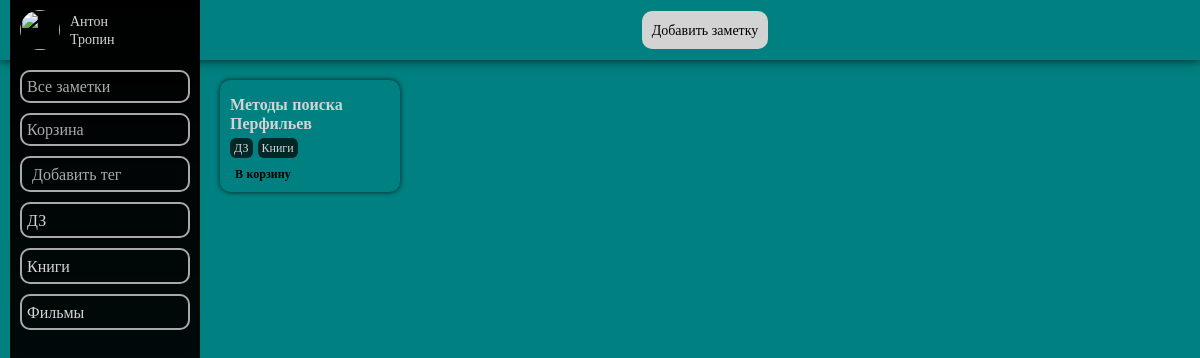
The app's page /notesByTag/6 (signed in) with its own data.
### DiarySiteApp/models.py (models this page shows, shortened)
class Tag(models.Model):
    account = models.ForeignKey(Account, on_delete=models.CASCADE)
    title = models.CharField('название тега', max_length=30, unique=True)
    def __str__(self):
        return self.title
    class Meta:
        verbose_name = 'Тег'
        verbose_name_plural = 'Теги'
        abstract = False

class Note(models.Model):
    account = models.ForeignKey(Account, on_delete=models.CASCADE)
    title = models.CharField('название заметки', max_length=30, null=True, blank=True)
    description = models.TextField('описание заметки', null=True, blank=True)
    planned_date = models.DateTimeField('запланированная дата', null=True, blank=True)
    on_repeat = models.BooleanField('повторяется')
    to_remind = models.BooleanField('напоминание')
    remind_date = models.DateTimeField('дата напоминания', null=True, blank=True)
    on_delete = models.BooleanField('удалено', default=False)
    delete_date = models.DateField('дата удаления', null=True, blank=True, editable=False)
    tag = models.ManyToManyField(Tag, blank=True)
    class Meta:
        verbose_name = 'Заметка'
        verbose_name_plural = 'Заметки'
        abstract = False
    @property
    def tags(self):
        return Tag.objects.filter(note = self)

### DiarySiteApp/views.py (the view)
# urls.py: re_path(r'^notesByTag/(?P<id>\d+)$', views.notesByTag, name = 'notesByTag'),
def notesByTag(request, id):
    user = User.objects.get(pk = request.user.pk)
    tags = user.account.tags
    tag = Tag.objects.get(id = id)
    notes = Note.objects.filter(
    account = user.account
    ).filter(
    tag = tag
    )
    photo = user.account.photo
    context ={
        'tags' : tags,
        'notes' : notes,
        'photo' : photo,
        'title' : f'{tag.title}'
    }
    return render(request, 'DiarySiteApp/main.html', context)

### DiarySiteApp/models.py (called while the page is built)
    @property
    def tags(self):
        return Tag.objects.filter(account = self)

### DiarySiteApp/templates/DiarySiteApp/main.html (shortened to what this page needs)
{% extends 'DiarySiteApp/notesOutput.html' %}
{% block notes %}
    <div class="notes_container">
        {% for note in notes %}
            <div class="card">
                <a href="noteform/{{note.id}}">
                    <div class="cardContent">
                        {% if note.title %}
                            <div class="cardName">{{note.title}}</div>
                        {% endif %}
                        {% if note.tags%}
                            <div class="cardTags">
                                {% for tag in tags %}
                                    {% if tag in note.tags %}
                                        <div class="tag">{{tag}}</div>
                                    {% endif %}
                                {% endfor %}
                            </div>
                        {% endif %}
                    </div>
                </a>
                <a href="{% url 'toTrashCan' note.id %}" id="delete" class="cardManipulationButton" onclick="deleteNote()">В корзину</a>
            </div>
        {% endfor %}
    </div>
{% endblock %}

### DiarySiteApp/templates/DiarySiteApp/notesOutput.html (shortened to what this page needs)
{% extends 'DiarySiteApp/base.html' %}
{% load static %}
{% block content %}
    {% if request.user.is_authenticated %}
        <header>
            <div class="header_content class">
                <a href="{% url 'noteform' 'add' %}" class="control_button">Добавить заметку</a>
            </div>
        </header>
        <div class="menu">
            <div class="profile">
                {% if user.socialaccount_set.all.0.get_avatar_url %}
                        <img class="avatar" src='{{ user.socialaccount_set.all.0.get_avatar_url }}'>
                {% else %}
                        {%if photo %}
                                <div>{{photo}}</div>
                        {%else%}
                                <img class="avatar" src='https://iupac.org/wp-content/uploads/2018/05/default-avatar.png'>
                        {% endif %}
                {% endif %}
                <a href="accounts/logout" title="Нажмите, чтобы выйти из аккаунта">
                    <div class="personal_information">
                            {% if user.first_name %}
                                <p>{{user.first_name}}</p>
                                <p>{{user.last_name}}</p>
                            {% else %}
                                <p>{{user}}</p>
                            {% endif %}
                    </div>
                </a>
            </div>
            <div class="tags_container" id="tags_container">
                <a href="{% url 'main' %}"><div class="tag_button">Все заметки</div></a>
                <a href="{% url 'trashCan' %}"><div class="tag_button">Корзина</div></a>
                <form method="POST" class="add_tag_form" id="tag_creation_form" data-url="{% url 'addTag' %}">
                    <input type="text" name="tag_title_input" autocomplete="off" class="input tag_title_input" placeholder="Добавить тег" required>
                    <button type="submit" class="save_tag_button"></button>
                </form>
                {% for tag in tags%}
                    <div class="custom_tag_button">
                        <a href="{% url 'notesByTag' tag.id %}"><div>{{tag.title}}</div></a>
                        <a href="{% url 'deleteTag' tag.id %}" class="delete_tag_button"></a>
                    </div>
                {% endfor %}
            </div>
        </div>
        {% block notes %}{% endblock %}
    {% endif %}
{% endblock %}

### DiarySiteApp/static/css/style.css (style rules this page uses)
* { margin: 0; padding: 0; box-sizing: border-box; color: lightgrey; font-family: Montserrat; text-decoration: none; transition: 0.2s; }
header { width: 100%; height: 60px; box-shadow: 0 0 10px rgba(0, 0, 0, 0.8); position: fixed; background-color: teal; z-index: 1; }
body { background-color: teal; }
.header_content { height: 100%; margin-left: 210px; display: grid; grid-template-columns: 1fr 3fr 1fr; align-items: center; justify-items: center; }
.control_button { background-color: lightgrey; padding: 10px; border: none; border-radius: 10px; color: black; font-size: 14px; cursor: pointer; }
.header_content .control_button { grid-column: 2; }
.profile { display: flex; width: 100%; height: 60px; background: none; align-items: center; }
.avatar { display: inline-block; width: 40px; height: 40px; border-radius: 40px; margin: 10px; }
.personal_information { display: inline-block; font-size: 14px; }
.menu { z-index: 2; position: fixed; height: 100%; width: 190px; margin-left: 10px; background: linear-gradient(180deg, black 0%, rgba(0, 0, 0, 0.9) 60%, rgba(0, 0, 0, 0.6) 100%); z-index: 2; }
.tags_container { display: inline-block; width: 100%; padding: 0 10px; }
.add_tag_form { display: grid; grid-template-columns: 7fr 1fr; align-items: center; justify-items: center; padding-left: 5px; border: 2px solid darkgrey; border-radius: 10px; }
.save_tag_button { width: 40px; height: 40px; background-color: black; border-radius: 50px; border: none; cursor: pointer; display: flex; justify-content: center; align-items: center; overflow: hidden; background-color: transparent; display: block; width: 28px; height: 28px; margin: 2px; }
.add_tag_form .tag_title_input { display: inline-block; margin: 0; font-size: 16px; background-color: transparent; border: none; color: white; }
.add_tag_form .tag_title_input::placeholder { color: darkgrey; }
.tag_button { width: 100%; margin: 10px 0; border: 2px solid darkgrey; color: darkgrey; border-radius: 10px; padding: 5px; font-size: 16px; }
.custom_tag_button { display: grid; grid-template-columns: 7fr 1fr; align-items: center; justify-content: center; padding: 0px; font-size: 16px; color: darkgrey; font-weight: 300; border: 2px solid darkgrey; border-radius: 10px; padding-left: 5px; margin: 10px 0; }
.delete_tag_button { width: 40px; height: 40px; background-color: black; border-radius: 50px; border: none; cursor: pointer; display: flex; justify-content: center; align-items: center; overflow: hidden; width: 28px; height: 28px; margin: 2px; display: block; z-index: 5; background-color: transparent; }
.notes_container { padding: 80px 20px; margin-left: 200px; columns: 5; column-gap: 15px; }
.notes_container .card { border-radius: 10px; box-shadow: 0 0 5px rgba(0, 0, 0, 0.8); margin: 10px; padding: 5px; font-size: 16px; width: 100%; break-inside: avoid; padding: 10px; margin: 0 0 15px; overflow: hidden; max-width: 380px; display: inline-block; transform: translateZ(0); }
.cardContent { width: 100%; height: 100%; }
.cardName { font-weight: bold; display: block; margin: 5px 0; }
.cardTags { display: flex; flex-wrap: wrap; font-size: 12px; margin-right: 5px; color: black; }
.cardTags .tag { margin-right: 5px; margin-bottom: 5px; padding: 2px 4px; background-color: rgba(0, 0, 0, 0.7); border-radius: 6px; }
.cardManipulationButton { font-size: 12px; font-weight: bold; color: black; padding: 2px 5px; border-radius: 5px; }
.input { width: 100%; border: none; font-size: 24px; border-radius: 10px; color: dimgrey; padding: 5px; display: inline; margin: 10px 0; }

### records on screen
Tag: title "ДЗ"
Tag: title "Книги"
Tag: title "Фильмы"
Note: title "Методы поиска Перфильев"

### other values on screen
{{ user.first_name }} "Антон"
{{ user.last_name }} "Тропин"
